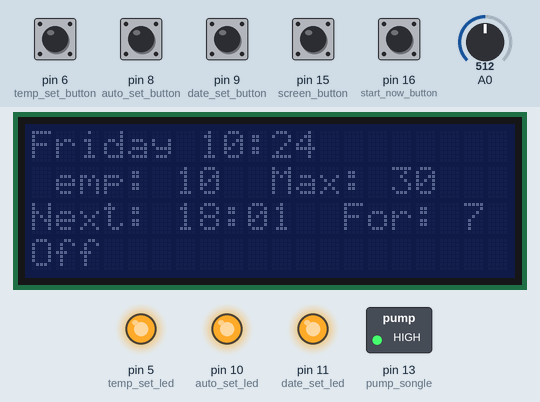
The sketch below on a simulated Arduino Uno, built with avr-gcc and run on an emulated ATmega328P. Parts: 20×4 character LCD, switched loads named in the sketch (green lamp = pin HIGH), output pins drawn as LEDs (lit = HIGH). Wiring (inferred from the names in the program): DS3231 clock at I2C address 0x68. The inputs (shaded band) are chosen by the test bench; at power-on: pin 6 (temp_set_button), pin 8 (auto_set_button), pin 9 (date_set_button), pin 15 (screen_button), pin 16 (start_now_button) LOW, A0 = 512. The local clock reads 2024-03-15 10:24:30 at power-on unless the sketch sets it.

Above: at 1.2 s.
1.3 s: pin 16 (start_now_button) pulled HIGH for 0.15 s
At 2.5 s:
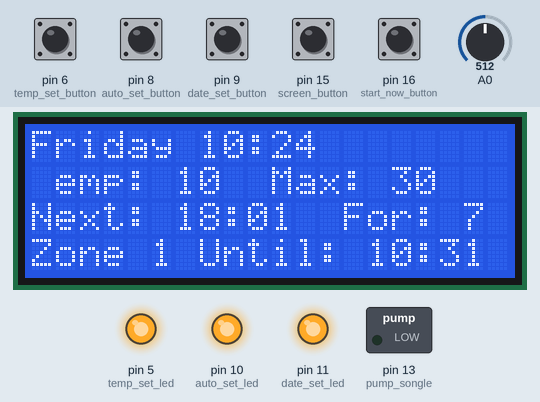
4.4 s: pin 6 (temp_set_button) pulled HIGH for 0.15 s
At 5.6 s:
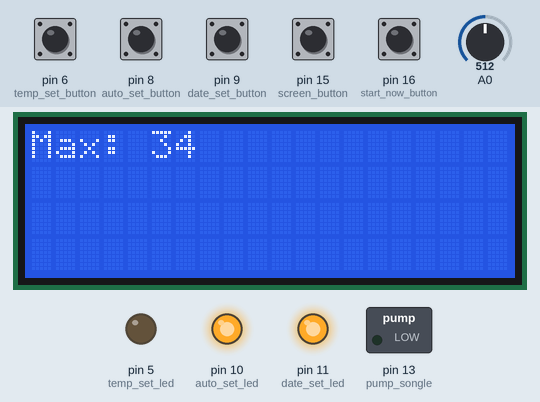
6.0 s: pin 8 (auto_set_button) pulled HIGH for 0.15 s
At 6.6 s:
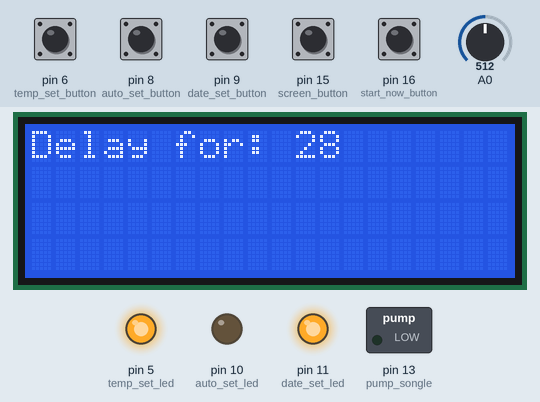
7.6 s: pin 9 (date_set_button) pulled HIGH for 0.15 s
At 8.7 s:
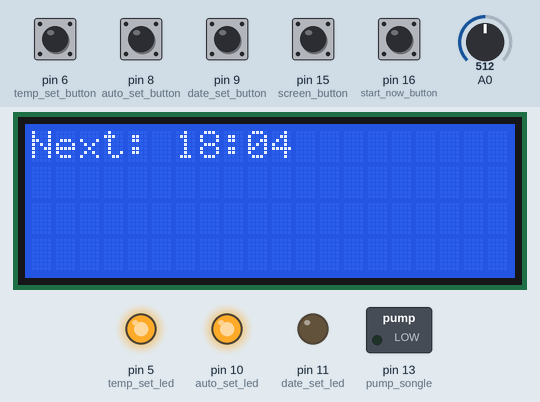
9.2 s: pin 16 (start_now_button) pulled HIGH for 1 s
At 9.9 s:
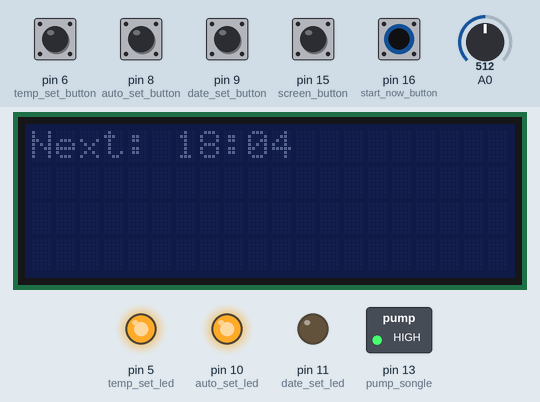
11.7 s: pin 9 (date_set_button) pulled HIGH for 1 s
At 13.0 s:
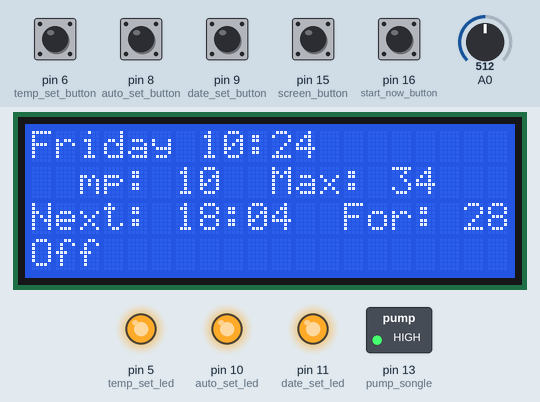
Timing chart, 0 to 14.7 s (numbered marks = the images above; inputs shaded):
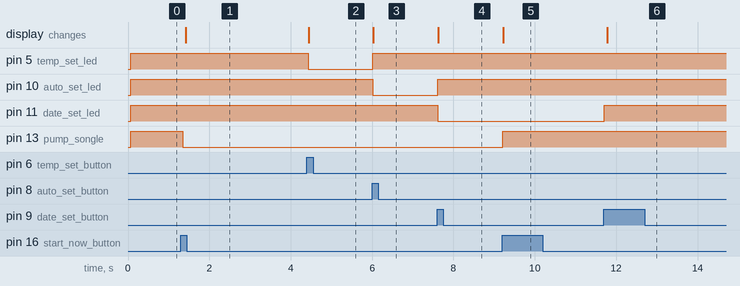

The sketch:

blandings_sprinkler.ino
```cpp
#include "Wire.h"                  // this is the library for using the DS3231
                                   // connect SDA to A4 and SCL to A5   - its on a bus so can co-exist happily with the screen on there.
#define DS3231_I2C_ADDRESS 0x68


#include <LiquidCrystal_I2C.h>
LiquidCrystal_I2C lcd(0x38, 2, 1, 0, 4, 5, 6, 7, 3, POSITIVE);  // use the sketch_find_lcd_aadress to find the address ;-)
                // connect SCL to pin A5 and SDA to Pin A4

// wire the potentio meter B10K as follows:
// look at the knob towards you - with the three connectors below the knob (writing right way up)
// left is Gnd, middle is A0, right is + VCC


int water_delay;  //the time each component remains on

int max_temp=30;
int temp=10; // actual temp.


// zone plugs 2 - 6

//int transformer_songle=12;  // used for the pump
int pump_songle=13;

int screen_button=15;
boolean screen_on,screen_changed;

int start_now_button=16;   // A2
//int skip_button=17;       // A3

int temp_set_button=6;
int temp_set_led=5;
boolean temp_set_on;

int date_set_button=9;/* wired:
                        5v -> button+    button- -> left 10k ohm -> right 10kohm -> Ground
                                     and button- -> left 10k ohm -> pin
*/


int auto_set_button=8;  // duration button

int auto_set_led=10;
boolean auto_on;


int date_set_led=11;   // these are wired 5v-> 3.3Kohm ->led -> pin
boolean date_set;


boolean started;
int zones;
int current_zone;
int zone_next_hour,zone_next_minute;

int Next_hour,Next_minute;
boolean change;

int old_min;
// Convert normal decimal numbers to binary coded decimal
byte decToBcd(byte val)
{
  return( (val/10*16) + (val%10) );
}
// Convert binary coded decimal to normal decimal numbers
byte bcdToDec(byte val)
{
  return( (val/16*10) + (val%16) );
}
void setup()
{
  int a;
  Wire.begin();
  Serial.begin(9600);
  // set the initial time here:
  // DS3231 seconds, minutes, hours, day, date, month, year
  // setDS3231time(30,18,21,2,4,9,17);

      lcd.begin(20,4); //Start the lcd and define how many rows and characters it has. 20 characters and 4 rows.

    old_min=0;
    lcd.backlight();//Start the backlight

    water_delay=7;
    zones=1;         //
     pinMode(auto_set_button, INPUT);
     pinMode(auto_set_led,OUTPUT);
     pinMode(date_set_button,INPUT);
     pinMode(date_set_led,OUTPUT);

     pinMode(screen_button,INPUT);
  //   pinMode(skip_button,INPUT);
     pinMode(start_now_button,INPUT);

     pinMode (temp_set_button,INPUT);
     pinMode(temp_set_led,OUTPUT);


     pinMode(pump_songle,OUTPUT);
 //    pinMode(transformer_songle,OUTPUT);
  //   for(a=0;a<zones;a++){
  //     pinMode(2+a,OUTPUT);
 //    }

     temp_set_on=false;
     auto_on=false;
     change=true;
     date_set=false;

          started=false;

         Next_hour=18;
         Next_minute=1;

         screen_on=false;
          lcd.setBacklight(LOW);
}

/**
 * This is only run when you want to change the set time  Do this once for the program when you setup a new timer board.
 */
void setDS3231time(byte second, byte minute, byte hour, byte dayOfWeek, byte
dayOfMonth, byte month, byte year)
{
  // sets time and date data to DS3231
  Wire.beginTransmission(DS3231_I2C_ADDRESS);
  Wire.write(0); // set next input to start at the seconds register
  Wire.write(decToBcd(second)); // set seconds
  Wire.write(decToBcd(minute)); // set minutes
  Wire.write(decToBcd(hour)); // set hours
  Wire.write(decToBcd(dayOfWeek)); // set day of week (1=Sunday, 7=Saturday)
  Wire.write(decToBcd(dayOfMonth)); // set date (1 to 31)
  Wire.write(decToBcd(month)); // set month
  Wire.write(decToBcd(year)); // set year (0 to 99)
  Wire.endTransmission();
}
void readDS3231time(byte *second,
byte *minute,
byte *hour,
byte *dayOfWeek,
byte *dayOfMonth,
byte *month,
byte *year)
{
  Wire.beginTransmission(DS3231_I2C_ADDRESS);
  Wire.write(0); // set DS3231 register pointer to 00h
  Wire.endTransmission();
  Wire.requestFrom(DS3231_I2C_ADDRESS, 7);
  // request seven bytes of data from DS3231 starting from register 00h
  *second = bcdToDec(Wire.read() & 0x7f);
  *minute = bcdToDec(Wire.read());
  *hour = bcdToDec(Wire.read() & 0x3f);
  *dayOfWeek = bcdToDec(Wire.read());
  *dayOfMonth = bcdToDec(Wire.read());
  *month = bcdToDec(Wire.read());
  *year = bcdToDec(Wire.read());
}
/** This function displays it onthe serial terminal
void displayTime()
{
  byte second, minute, hour, dayOfWeek, dayOfMonth, month, year;
  // retrieve data from DS3231
  readDS3231time(&second, &minute, &hour, &dayOfWeek, &dayOfMonth, &month,
  &year);
  // send it to the serial monitor
  Serial.print(hour, DEC);
  // convert the byte variable to a decimal number when displayed
  Serial.print(":");
  if (minute<10)
  {
    Serial.print("0");
  }
  Serial.print(minute, DEC);
  Serial.print(":");
  if (second<10)
  {
    Serial.print("0");
  }
  Serial.print(second, DEC);
  Serial.print(" ");
  Serial.print(dayOfMonth, DEC);
  Serial.print("/");
  Serial.print(month, DEC);
  Serial.print("/");
  Serial.print(year, DEC);
  Serial.print(" Day of week: ");
  switch(dayOfWeek){
  case 1:
    Serial.println("Sunday");
    break;
  case 2:
    Serial.println("Monday");
    break;
  case 3:
    Serial.println("Tuesday");
    break;
  case 4:
    Serial.println("Wednesday");
    break;
  case 5:
    Serial.println("Thursday");
    break;
  case 6:
    Serial.println("Friday");
    break;
  case 7:
    Serial.println("Saturday");
    break;
  }
}

*/
void loop()
{
  //displayTime(); // display the real-time clock data on the Serial Monitor,

  check_buttons();


        prepare_lcd();


  check_start_end();

  show_leds();
  switch_songles();

  if(auto_on==true){
      read_delay_potentio();
      show_delay_lcd();
    }
  if(date_set==true){
      read_date_potentio();
      show_date_lcd();
    }

if(temp_set_on==true){

  read_temp_potentio();
  show_temp_lcd();
}

 if(!(temp_set_on==true || date_set==true || auto_on==true))


  show_time_lcd();

  if(screen_changed==true){ delay(500); screen_changed=false;}
  if(change==true){ delay(500); change=false;}
}


void prepare_lcd(){

 if(screen_changed==true){
     if(screen_on==true)
       lcd.setBacklight(HIGH);
     else
       lcd.setBacklight(LOW);


    lcd.clear();
 }
}

void show_temp_lcd(){

  //               lcd.clear();
                 lcd.setCursor(0,0);

       lcd.print("Max: ");
       lcd.print(max_temp);
       lcd.print("   ");
}


void show_date_lcd(){
    //           lcd.clear();
               lcd.setCursor(0,0);

               lcd.print("Next: ");
               if(Next_hour<10)
               lcd.print("0");
               lcd.print(Next_hour);

               lcd.print(":");
               if(Next_minute<10)
               lcd.print("0");
               lcd.print(Next_minute);
               lcd.print("  ");

}


void show_delay_lcd(){
   // lcd.clear();
               lcd.setCursor(0,0);

   lcd.print("Delay for: "); lcd.print(water_delay);  lcd.print("  ");

}


void show_time_lcd(){

   byte second, minute, hour, dayOfWeek, dayOfMonth, month, year;
  // retrieve data from DS3231
  readDS3231time(&second, &minute, &hour, &dayOfWeek, &dayOfMonth, &month,
  &year);


  if(minute!=old_min  || screen_changed==true){
                        lcd.clear();
                          lcd.setCursor(0,0);
                          lcd.print(Day(dayOfWeek));
                          lcd.print(" ");
                          if(hour<10)
                            lcd.print("0");
                          lcd.print(hour,DEC);
                          lcd.print(":");
                          if(minute<10)
                             lcd.print("0");
                          lcd.print(minute,DEC);

   old_min=minute;
   }
               lcd.setCursor(0,1);
               lcd.print("Temp: ");
               lcd.print(temp);

               lcd.print("  Max: ");
               lcd.print(max_temp);
               lcd.setCursor(0,2);
               lcd.print("Next: ");
               if(Next_hour<10)
               lcd.print("0");
               lcd.print(Next_hour);

               lcd.print(":");
               if(Next_minute<10)
               lcd.print("0");
               lcd.print(Next_minute);
               lcd.print("  ");

               lcd.print("For: "); lcd.print(water_delay);  lcd.print("  ");

      lcd.setCursor(0,3);

if(started==true){
          lcd.print("Zone ");
          lcd.print(current_zone);
          lcd.print(" Until: ");
          if(zone_next_hour<10)            lcd.print("0");
          lcd.print(zone_next_hour);
          lcd.print(":");
          if(zone_next_minute<10) lcd.print("0");
          lcd.print(zone_next_minute);
}else{
      lcd.print("Off                 ");
}


}


void switch_songles(){


int a;

    if(started==true){
           // make sure pump is on and transformer too

                  digitalWrite(pump_songle,LOW);
            /*      digitalWrite(transformer_songle,LOW);

                  digitalWrite(current_zone+1,LOW);

                 for(a=0;a<zones;a++){  //make sure the rest remain off.
                  if(!( (current_zone-1)==a)){
                  digitalWrite(a+2,HIGH);
                 }
                 }
*/
    }else{

                  digitalWrite(pump_songle,HIGH);
 /*
                  digitalWrite(transformer_songle,HIGH);
                 for(a=0;a<zones;a++){
                  digitalWrite(a+2,HIGH);
                 }
*/


    }


    }


String Day(int day){
switch(day){
  case 1:
    return "Sunday";
    break;

  case 2:
    return"Monday";
    break;
  case 3:
    return"Tuesday";
    break;
  case 4:
    return"Wednesday";
    break;
  case 5:
    return "Thursday";
    break;
  case 6:
    return "Friday";
    break;
  case 7:
    return "Saturday";
    break;
  }


return "Error";
}

/**
 * See if anything has been pushed
 */
void check_buttons(){

int check;
     check=digitalRead(auto_set_button);
   //  Serial.println(check);
    if(check==HIGH){ // it has  been pressed
        change=true;
        if(auto_on==true){ auto_on=false;} else{ auto_on=true; date_set=false; temp_set_on=false;}
        screen_on=true; screen_changed=true;
    }

   check=digitalRead(date_set_button);
  //   Serial.println(check);
    if(check==HIGH){ // it has  been pressed
        change=true;
        if(date_set==true){ date_set=false;} else{ date_set=true; auto_on=false; temp_set_on=false;}
        screen_on=true; screen_changed=true;
    }

   check=digitalRead(temp_set_button);
   if(check==HIGH){ // pressed:
      change=true;
        if(temp_set_on==true){ temp_set_on=false;} else{ temp_set_on=true; auto_on=false; date_set=false;}
        screen_on=true; screen_changed=true;
   }


  check=digitalRead(screen_button);
    if(check==HIGH){
      if(screen_on==true){ screen_on=false;} else{ screen_on=true;}
       screen_changed=true;
    }

/*
  check=digitalRead(skip_button);
    if(check==HIGH){
      if(started==true){
        next_zone();
      //  old_min-1;  // force a refresh.
      change=true;
    }
}
*/
  check=digitalRead(start_now_button);
    if(check==HIGH){
      if(started==false){
        start_cycle();
        screen_on=true; screen_changed=true;
      change=true;
    }else{
      // switch it off again:
      next_zone(); screen_on=false; screen_changed=true;
      change=true;

    }
}


}


void show_leds(){
  if(auto_on==true) {
     digitalWrite(auto_set_led,LOW);
  }else{
     digitalWrite(auto_set_led,HIGH);
  }

if(date_set==true){
  digitalWrite(date_set_led,LOW);
}else{
  digitalWrite(date_set_led,HIGH);
  }

if(temp_set_on==true){
  digitalWrite(temp_set_led,LOW);
}else{
  digitalWrite(temp_set_led,HIGH);
}
}


void read_temp_potentio(){
  int check;

  check=analogRead(A0);

  //   Serial.println(check);
  max_temp=20+(check/36);

if(max_temp<20) max_temp=20;

}

void read_delay_potentio(){
  int check;

  check=analogRead(A0);

  //   Serial.println(check);
  water_delay=check/18;

if(water_delay<1) water_delay=1;

}
void read_date_potentio(){
  int check;
  int a,b,c;


  check=analogRead(A0);
  check*=2;
  for(c=0,a=0;c<check && a<24;a++){
    for(b=0;c<check&& b<60;b++,c++){

    }
    }
  Next_minute=b;
  if(Next_minute>59) Next_minute=59;
  Next_hour=a;
    if(Next_hour==24) Next_hour=0;
  }


void check_start_end(){
   byte second, minute, hour, dayOfWeek, dayOfMonth, month, year;
  // retrieve data from DS3231
  readDS3231time(&second, &minute, &hour, &dayOfWeek, &dayOfMonth, &month,
  &year);

  if(started==false){
     if(Next_minute==minute && Next_hour==hour){
        start_cycle();
     }

  }else{ // its busy
   if(zone_next_hour==hour && zone_next_minute==minute){
     next_zone();
   }

  }


}

void start_cycle(){
  byte second, minute, hour, dayOfWeek, dayOfMonth, month, year;
  // retrieve data from DS3231
  readDS3231time(&second, &minute, &hour, &dayOfWeek, &dayOfMonth, &month,
  &year);


  started=true;
      current_zone=1;
      add_zone_time(hour,minute);

}

void next_zone(){
  byte second, minute, hour, dayOfWeek, dayOfMonth, month, year;
  // retrieve data from DS3231
  readDS3231time(&second, &minute, &hour, &dayOfWeek, &dayOfMonth, &month,
  &year);


  current_zone++;
    if(current_zone>zones){
      started=false;
      }else{
        add_zone_time(hour,minute);
      }


}

void add_zone_time(int hour, int minute){
  int a;
  zone_next_hour=hour;
  zone_next_minute=minute;

  for(a=0;a<water_delay;a++){
    zone_next_minute++;
    if(zone_next_minute==60){
      zone_next_hour++;
      zone_next_minute=0;
      if(zone_next_hour==24){
        zone_next_hour=0;}
    }
  }
}
```

Measured:
- after the input at 1.3 s, pin 13 (pump_songle): HIGH → LOW at once; the display: changes after 0.11 s (image 1)
- after the input at 4.4 s, pin 5 (temp_set_led): HIGH → LOW at once; the display: changes at once (image 2)
- after the input at 6.0 s, pin 5 (temp_set_led): LOW → HIGH at once; pin 10 (auto_set_led): HIGH → LOW at once; the display: changes at once (image 3)
- after the input at 7.6 s, pin 10 (auto_set_led): LOW → HIGH at once; pin 11 (date_set_led): HIGH → LOW at once; the display: changes at once (image 4)
- after the input at 9.2 s, pin 13 (pump_songle): LOW → HIGH at once; the display: changes at once (image 5)
- after the input at 11.7 s, pin 11 (date_set_led): LOW → HIGH at once; the display: changes after 0.09 s (image 6)
